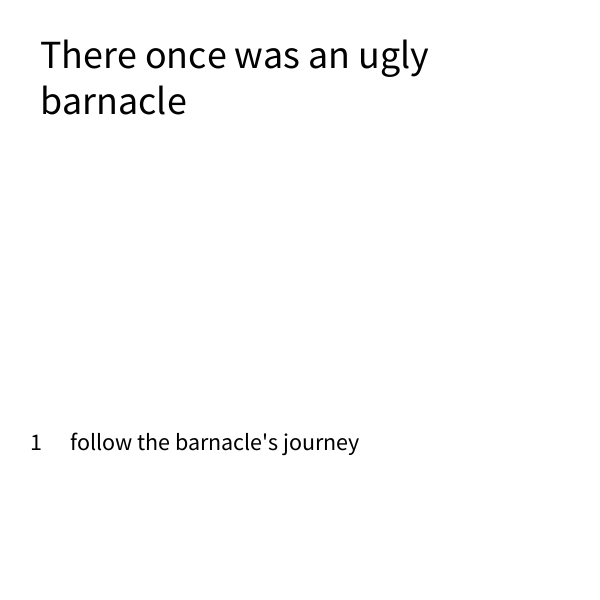
Frame 1 (no input)
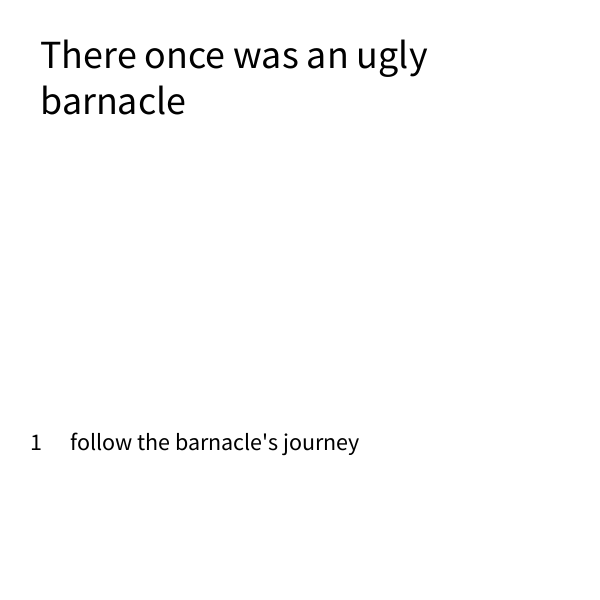
Frame 60 (the mouse pressed at the canvas centre just before this capture)
Frame 120 (the mouse held since frame 60 and released just before this capture): identical to frame 60, image omitted

The Processing sketch that drew these frames (run headless with seeded random() and noise(); from frame 60 on, the mouse is pressed at the canvas centre):

// Processing sketch: week6_sketch2
// ── week6_sketch2.pde
// text adventure hooray

int chapter;

JSONArray values;

String[] descriptions = {
  "There once was an ugly barnacle", 
  "The barnacle sees friends from afar, what do you do?", 
  "NO! THIS IS PATRICK", 
  "Squidward does not want to talk to you", 
  "The ugly barnacle was so ugly he died. The End."
};

String[][] options = {
  {"follow the barnacle's journey"}, 
  {"talk to spongebob", "talk to squidward"}, 
  {"go back"}, 
  {"keep going"}, 
  {"go home"}
};

int[][] optionTargets = {
  {1}, 
  {2, 3}, 
  {1}, 
  {4}, 
  {0}
};

Scene[] scenes = new Scene[descriptions.length];

void setup() {
  size(600, 600);
  for (int i = 0; i < scenes.length; i++) {
    scenes[i] = new Scene(descriptions[i], options[i], optionTargets[i]);
  }
    values = new JSONArray();
  for(int i = 0; i < descriptions.length; i++){
    JSONObject scene = new JSONObject();
    
    scene.setString("descriptions", descriptions[i]);
    
    JSONArray arr = new JSONArray();
    for(int j = 0; j < options[i].length; j++){
      arr.append(options[i][j]);
    }
      
    scene.setJSONArray("options", arr);  

    JSONArray targetArr = new JSONArray();
    for(int j = 0; j < optionTargets[i].length; j++){
     targetArr.append(optionTargets[i][j]); 
    }
    
    scene.setJSONArray("option targets", targetArr);
    
    values.setJSONObject(i, scene);
  }
  saveJSONArray(values, "data/new.json");
}

void draw() {
  background(255);
  textSize(40);
  fill(0);
  text(descriptions[chapter], 40, 40, 450, 300);
  textSize(24);
  int i = 0;
  for (String option : scenes[chapter].options) {
    text(i + 1, 30, 450 + i * 50);
    text(option, 70, 450 + i * 50);
    i++;
  }
}

void keyPressed() {

  for (int i = 0; i < optionTargets[chapter].length; i++) {
    if (keyCode - 49 == i) {
      chapter = optionTargets[chapter][i];
    }
  }
}

class Scene {
  String displayText;
  String[] options;
  int[] optionTargets;
  
  Scene(String txt, String[] opt, int[] targets) {
    displayText = txt;
    options = opt;
    optionTargets = targets;
  }
}
